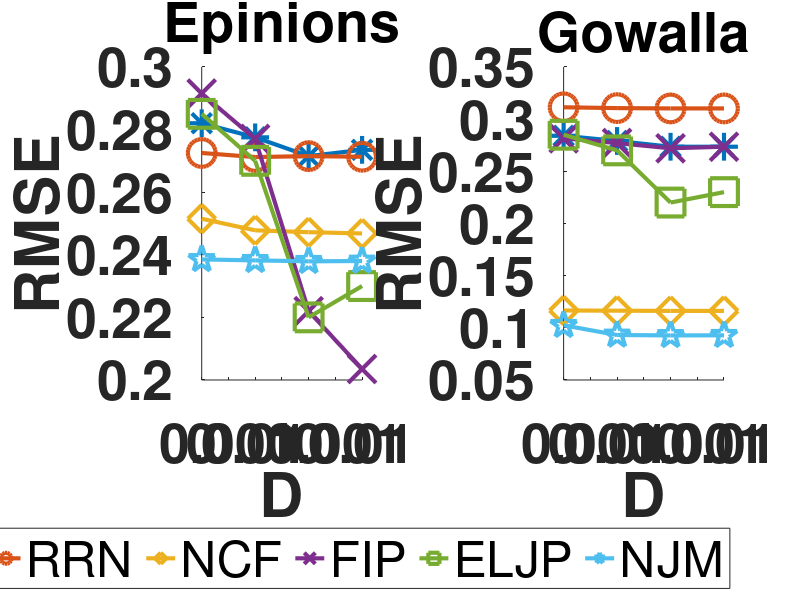

The MATLAB script that drew this image:
PMF1 = [0.282,0.2775,0.2715,0.2735];
RRN1 = [0.2725,0.2712,0.2715,0.2713];
NCF1 = [0.2515,0.2478,0.2472,0.2468];
FIP1 = [0.2915,0.277,0.222,0.2035];
EJP1 = [0.285,0.27,0.22,0.23];
NJP1 = [0.2385,0.2382,0.2379,0.238];

PMF2 = [0.284,0.279,0.2735,0.2735];
RRN2 = [0.3113,0.3105,0.3102,0.3102];
NCF2 = [0.1166,0.1164,0.1162,0.1162];
FIP2 = [0.2815,0.277,0.272,0.2735];
EJP2 = [0.285,0.27,0.22,0.23];
NJP2 = [0.1024,0.0931,0.0927,0.0928];

X0=[1,2,3,4];
X1 = [0,0.001,0.01,1];

figure(1);
subplot(1,2,1);
hold on
plot(X0,PMF1,'-*','linewidth',3,'MarkerSize',20);
plot(X0,RRN1,'-o','linewidth',3,'MarkerSize',20);
plot(X0,NCF1,'-d','linewidth',3,'MarkerSize',20);
plot(X0,FIP1,'-x','linewidth',3,'MarkerSize',20);
plot(X0,EJP1,'-s','linewidth',3,'MarkerSize',20);
plot(X0,NJP1,'-p','linewidth',3,'MarkerSize',20);
set(gca,'xticklabel',X1,'fontsize',40,'fontweight','bold')
%axis([0, 1, 0.25, 0.29])
ylabel('RMSE')
%xlabel('\lambda')
xlabel('D')
title('Epinions','fontsize',40,'fontweight','bold')

h_leg = legend('PMF','RRN','NCF','FIP','ELJP','NJM','Location','SouthOutside');
set(h_leg,'Orientation','horizon')
hold off

subplot(1,2,2);
hold on
plot(X0,PMF2,'-*','linewidth',3,'MarkerSize',20);
plot(X0,RRN2,'-o','linewidth',3,'MarkerSize',20);
plot(X0,NCF2,'-d','linewidth',3,'MarkerSize',20);
plot(X0,FIP2,'-x','linewidth',3,'MarkerSize',20);
plot(X0,EJP2,'-s','linewidth',3,'MarkerSize',20);
plot(X0,NJP2,'-p','linewidth',3,'MarkerSize',20);
set(gca,'xticklabel',X1,'fontsize',40,'fontweight','bold');
hold off
%axis([0, 1, 0.29, 0.31])
ylabel('RMSE')
%xlabel('\lambda')
xlabel('D')
title('Gowalla','fontsize',40,'fontweight','bold');


